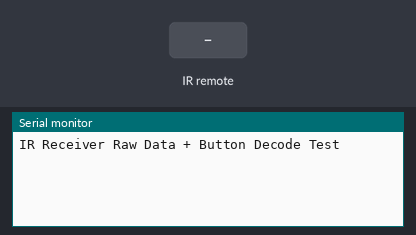
Simulated run of this sketch. Board: Arduino Uno, built with avr-gcc and run on an emulated ATmega328P. Parts: the last lines printed to the serial monitor. The test bench sets the inputs (shaded band).

Above: at 1.2 s.
1.3 s: infrared code 0x562A received
At 2.0 s:
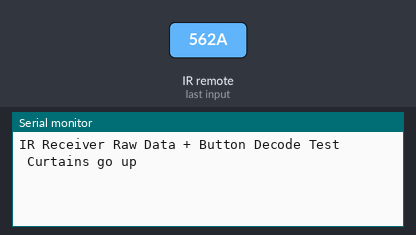
2.8 s: infrared code 0x362A received
At 3.1 s:
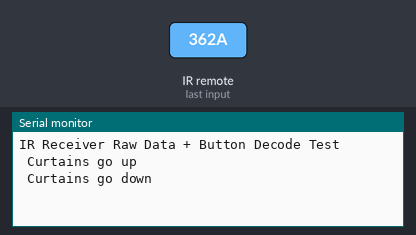

The sketch:

IR_docoder.ino
```cpp
/*-----( Import needed libraries )-----*/

#include "IRremote.h"

/*-----( Declare Constants )-----*/
int receiver = 3; // pin 1 of IR receiver to Arduino digital pin 11

/*-----( Declare objects )-----*/
IRrecv irrecv(receiver);           // create instance of 'irrecv'
decode_results results;            // create instance of 'decode_results'
/*-----( Declare Variables )-----*/


void setup()   /*----( SETUP: RUNS ONCE )----*/
{
  Serial.begin(9600);
  Serial.println("IR Receiver Raw Data + Button Decode Test");
  irrecv.enableIRIn(); // Start the receiver

}/*--(end setup )---*/


void loop()   /*----( LOOP: RUNS CONSTANTLY )----*/
{
  if (irrecv.decode(&results)) // have we received an IR signal?

  {
//    Serial.println(results.value, HEX);  UN Comment to see raw values
    translateIR();
    irrecv.resume(); // receive the next value
  }
}/* --(end main loop )-- */

/*-----( Declare User-written Functions )-----*/
void translateIR() // takes action based on IR code received

// describing Car MP3 IR codes

{

  switch(results.value)

  {

  case 0x562A:
    Serial.println(" Curtains go up           ");
    break;

  case 0x362A:
    Serial.println(" Curtains go down            ");
    break;

  default:
    Serial.println(" You clicked on an unassigned button   ");

  }

  delay(500);


} //END translateIR
```

Measured:
- after the input at 1.3 s, the serial monitor: prints a new line at once (image 1)
- after the input at 2.8 s, the serial monitor: prints a new line at once (image 2)
